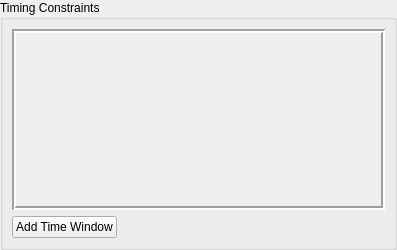
<?xml version="1.0" encoding="UTF-8"?>
<ui version="4.0">
 <class>TimingConstraintEditor</class>
 <widget class="QWidget" name="TimingConstraintEditor">
  <property name="geometry">
   <rect>
    <x>0</x>
    <y>0</y>
    <width>397</width>
    <height>250</height>
   </rect>
  </property>
  <property name="windowTitle">
   <string>Timing Constraints</string>
  </property>
  <property name="windowIcon">
   <iconset resource="../../../resources.qrc">
    <normaloff>:/icons/16x16/gui/images/16x16/actions/run.png</normaloff>:/icons/16x16/gui/images/16x16/actions/run.png</iconset>
  </property>
  <layout class="QVBoxLayout" name="verticalLayout_2">
   <property name="margin">
    <number>0</number>
   </property>
   <item>
    <widget class="QGroupBox" name="groupBox">
     <property name="title">
      <string>Timing Constraints</string>
     </property>
     <layout class="QVBoxLayout" name="verticalLayout_3">
      <item>
       <widget class="QScrollArea" name="scrollArea">
        <property name="frameShape">
         <enum>QFrame::Box</enum>
        </property>
        <property name="frameShadow">
         <enum>QFrame::Sunken</enum>
        </property>
        <property name="lineWidth">
         <number>2</number>
        </property>
        <property name="widgetResizable">
         <bool>true</bool>
        </property>
        <widget class="QWidget" name="scrollAreaWidgetContents">
         <property name="geometry">
          <rect>
           <x>0</x>
           <y>0</y>
           <width>373</width>
           <height>181</height>
          </rect>
         </property>
         <layout class="QVBoxLayout" name="verticalLayout">
          <item>
           <layout class="QVBoxLayout" name="rowLayout"/>
          </item>
          <item>
           <spacer name="verticalSpacer">
            <property name="orientation">
             <enum>Qt::Vertical</enum>
            </property>
            <property name="sizeHint" stdset="0">
             <size>
              <width>20</width>
              <height>40</height>
             </size>
            </property>
           </spacer>
          </item>
         </layout>
        </widget>
       </widget>
      </item>
      <item>
       <layout class="QHBoxLayout" name="horizontalLayout_2">
        <item>
         <widget class="QPushButton" name="addTimingConstraintButton_2">
          <property name="text">
           <string>Add Time Window</string>
          </property>
          <property name="icon">
           <iconset resource="../../../resources.qrc">
            <normaloff>:/icons/16x16/gui/images/16x16/actions/edit_add.png</normaloff>:/icons/16x16/gui/images/16x16/actions/edit_add.png</iconset>
          </property>
         </widget>
        </item>
        <item>
         <spacer name="horizontalSpacer">
          <property name="orientation">
           <enum>Qt::Horizontal</enum>
          </property>
          <property name="sizeHint" stdset="0">
           <size>
            <width>40</width>
            <height>20</height>
           </size>
          </property>
         </spacer>
        </item>
       </layout>
      </item>
     </layout>
    </widget>
   </item>
  </layout>
 </widget>
 <resources>
  <include location="../../../resources.qrc"/>
 </resources>
 <connections/>
</ui>
